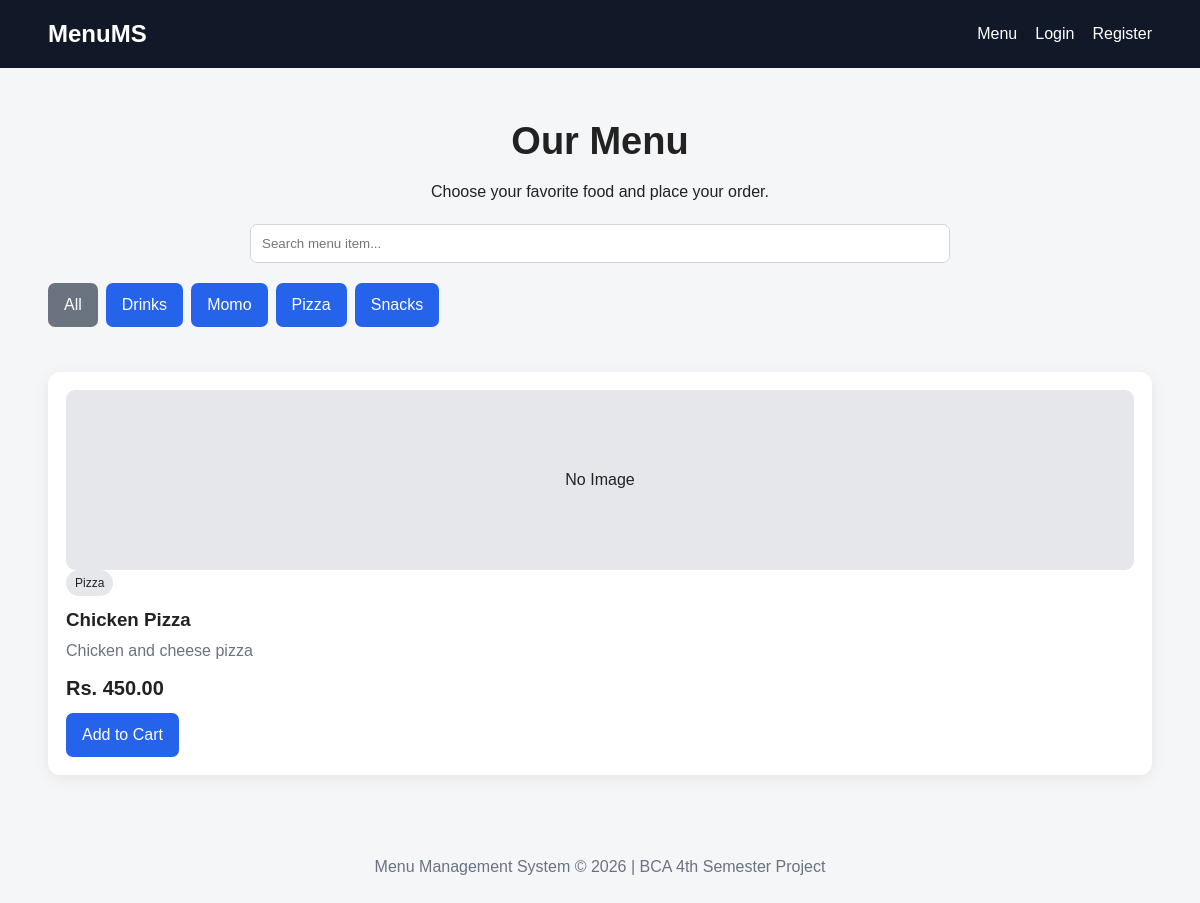
The app's page /?category=2 with its own data.
### tables this page shows
CREATE TABLE categories (
    id INT AUTO_INCREMENT PRIMARY KEY,
    name VARCHAR(100) NOT NULL,
    description TEXT,
    created_at TIMESTAMP DEFAULT CURRENT_TIMESTAMP
);

CREATE TABLE menu_items (
    id INT AUTO_INCREMENT PRIMARY KEY,
    category_id INT NOT NULL,
    name VARCHAR(150) NOT NULL,
    description TEXT,
    price DECIMAL(10,2) NOT NULL,
    image VARCHAR(255),
    status ENUM('available','unavailable') DEFAULT 'available',
    created_at TIMESTAMP DEFAULT CURRENT_TIMESTAMP,
    FOREIGN KEY (category_id) REFERENCES categories(id) ON DELETE CASCADE
);

### index.php (the view, shortened to what this page needs)
<?php
require_once "config/database.php";
$category = isset($_GET["category"]) ? (int)$_GET["category"] : 0;
$categories = mysqli_query($conn, "SELECT * FROM categories ORDER BY name");
if ($category > 0) {
    $stmt = mysqli_prepare($conn, "SELECT m.*, c.name category_name FROM menu_items m JOIN categories c ON m.category_id=c.id WHERE m.status='available' AND m.category_id=? ORDER BY m.id DESC");
    mysqli_stmt_bind_param($stmt, "i", $category);
    mysqli_stmt_execute($stmt);
    $items = mysqli_stmt_get_result($stmt);
} else {
    $items = mysqli_query($conn, "SELECT m.*, c.name category_name FROM menu_items m JOIN categories c ON m.category_id=c.id WHERE m.status='available' ORDER BY m.id DESC");
}
include "includes/header.php";
include "includes/navbar.php";
?>
<div class="container">
<section class="hero">
<h1>Our Menu</h1>
<p>Choose your favorite food and place your order.</p>
<div class="search-box"><input id="searchMenu" placeholder="Search menu item..."></div>
<div class="actions">
<a class="btn btn-secondary" href="index.php">All</a>
<?php while($cat=mysqli_fetch_assoc($categories)): ?>
<a class="btn" href="?category=<?= $cat['id'] ?>"><?= htmlspecialchars($cat['name']) ?></a>
<?php endwhile; ?>
</div>
</section>
<div class="grid">
<?php while($item=mysqli_fetch_assoc($items)): ?>
<div class="card menu-card">
<?php if($item["image"]): ?><img src="assets/images/<?= htmlspecialchars($item["image"]) ?>" alt=""><?php else: ?><div style="height:180px;background:#e5e7eb;border-radius:9px;display:grid;place-items:center">No Image</div><?php endif; ?>
<span class="badge"><?= htmlspecialchars($item["category_name"]) ?></span>
<h3><?= htmlspecialchars($item["name"]) ?></h3>
<p class="muted"><?= htmlspecialchars($item["description"]) ?></p>
<div class="price">Rs. <?= number_format($item["price"],2) ?></div>
<a class="btn" href="customer/add_to_cart.php?id=<?= $item['id'] ?>">Add to Cart</a>
</div>
<?php endwhile; ?>
</div>
</div>
<?php include "includes/footer.php"; ?>

### assets/css/style.css (style rules this page uses)
* { box-sizing:border-box;margin:0;padding:0 }
body { font-family:Arial,sans-serif;background:#f4f6f8;color:#222;line-height:1.5 }
a { text-decoration:none;color:#2563eb }
.container { width:92%;max-width:1200px;margin:auto }
.hero { padding:45px 0;text-align:center }
.hero h1 { font-size:38px;margin-bottom:10px }
.search-box { display:flex;gap:10px;margin:20px auto;max-width:700px }
input,textarea,select { width:100%;padding:11px;border:1px solid #d1d5db;border-radius:7px;background:#fff }
button,.btn { border:0;border-radius:7px;padding:10px 16px;background:#2563eb;color:#fff;cursor:pointer;display:inline-block }
.btn-secondary { background:#6b7280 }
.grid { display:grid;grid-template-columns:repeat(auto-fit,minmax(240px,1fr));gap:20px }
.card { background:#fff;border-radius:12px;padding:18px;box-shadow:0 3px 15px rgba(0,0,0,.07) }
.menu-card h3 { margin:10px 0 5px }
.price { font-size:20px;font-weight:bold;margin:10px 0 }
.muted { color:#6b7280 }
.badge { display:inline-block;padding:4px 9px;border-radius:20px;background:#e5e7eb;font-size:12px }
.actions { display:flex;gap:8px;flex-wrap:wrap }

### records on screen
categories: name "Drinks"
categories: name "Momo"
categories: name "Pizza"
categories: name "Snacks"
menu_items: shows "No Image", category.name "Pizza", name "Chicken Pizza", description "Chicken and cheese pizza", price "450.00"
